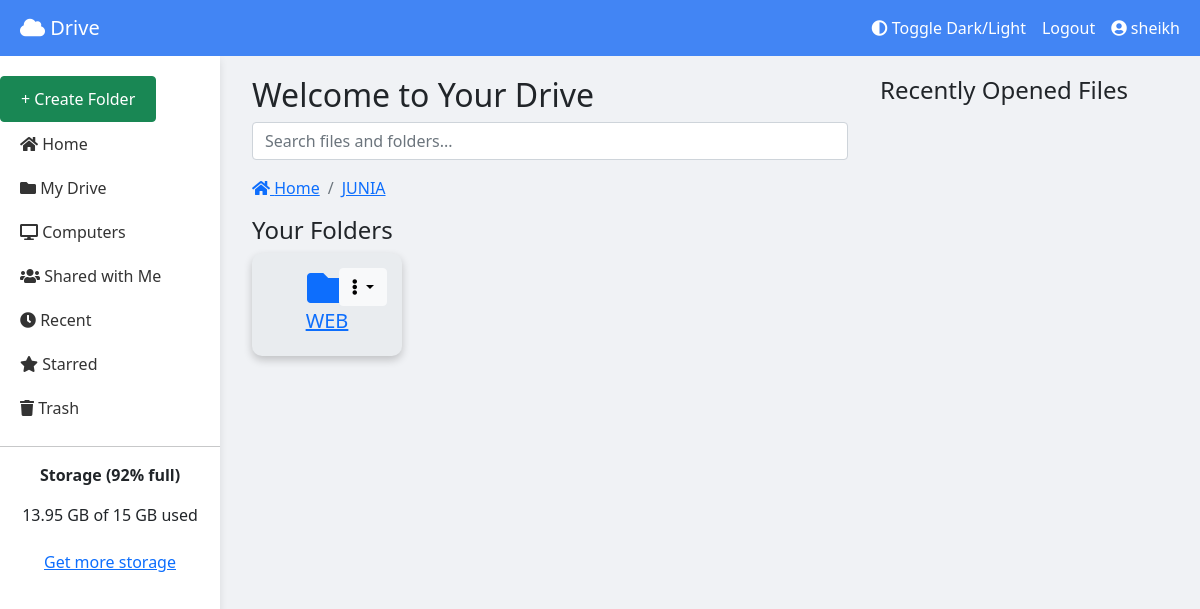
Screenshot of /folders/34/ (signed in) with the database file from the repository.
### user_management/models.py (models this page shows)
class CustomUser(AbstractUser):
    dob = models.DateField(null=True, blank=True)
    sirname = models.CharField(max_length=100, blank=True)

### folder_management/models.py (models this page shows, shortened)
class Folder(models.Model):
    name = models.CharField(max_length=255)
    parent = models.ForeignKey('self', on_delete=models.CASCADE, null=True, blank=True, related_name='children')
    owner = models.ForeignKey(User, on_delete=models.CASCADE)
    created_at = models.DateTimeField(auto_now_add=True)
    updated_at = models.DateTimeField(auto_now=True)

### folder_management/views.py (the view)
# urls.py: path('', views.list_folders, name='list_folders'),
@login_required
def list_folders(request, parent_id=None):
    parent_folder = None
    if parent_id:
        parent_folder = get_object_or_404(Folder, id=parent_id, owner=request.user)
    folders = Folder.objects.filter(owner=request.user, parent=parent_folder)
    breadcrumbs = []
    current = parent_folder
    while current is not None:
        breadcrumbs.insert(0, current)
        current = current.parent
    context = {
        'folders': folders,
        'parent_folder': parent_folder,
        'breadcrumbs': breadcrumbs,
    }
    return render(request, 'folder_management/list_folders.html', context)

### folder_management/templates/folder_management/list_folders.html (shortened to what this page needs)
{% extends "home.html" %}

### user_management/templates/home.html (shortened to what this page needs)
<!DOCTYPE html>
<html lang="en">
<head>
    <link href="https://cdn.jsdelivr.net/npm/bootstrap@5.1.3/dist/css/bootstrap.min.css" rel="stylesheet">
    <link rel="stylesheet" href="https://cdnjs.cloudflare.com/ajax/libs/font-awesome/5.15.4/css/all.min.css">
</head>
<body>
    <nav class="navbar navbar-expand-lg navbar-light">
        <div class="container-fluid">
            <a class="navbar-brand ms-2" href="#"><i class="fas fa-cloud"></i> Drive</a>
            <div class="collapse navbar-collapse" id="navbarNav">
                <ul class="navbar-nav ms-auto">
                    <li class="nav-item">
                        <a class="nav-link" href="#" id="toggle-theme"><i class="fas fa-adjust"></i> Toggle Dark/Light</a>
                    </li>
                    <li class="nav-item">
                        <a class="nav-link" href="{% url 'logout' %}">Logout</a>
                    </li>
                    <li class="nav-item">
                        <a class="nav-link" id="profileButton"><i class="fas fa-user-circle"></i> {{ request.user.username }}</a>
                    </li>
                </ul>
            </div>
        </div>
    </nav>
    <div class="sidebar">
        <button class="btn btn-success create-folder-btn" data-bs-toggle="modal" data-bs-target="#createFolderModal">+ Create Folder</button>
        <a href="{% url 'list_folders' %}"><i class="fas fa-home"></i> Home</a>
        <a href="#"><i class="fas fa-folder"></i> My Drive</a>
        <a href="#"><i class="fas fa-desktop"></i> Computers</a>
        <a href="#"><i class="fas fa-users"></i> Shared with Me</a>
        <a href="#"><i class="fas fa-clock"></i> Recent</a>
        <a href="#"><i class="fas fa-star"></i> Starred</a>
        <a href="#"><i class="fas fa-trash"></i> Trash</a>
        <hr>
        <div class="text-center">
            <p><strong>Storage (92% full)</strong></p>
            <p>13.95 GB of 15 GB used</p>
            <button class="btn btn-link">Get more storage</button>
        </div>
    </div>
    <div class="content-wrapper">
        <div class="content">
            <div class="container-fluid">
                <h2>Welcome to Your Drive</h2>
                <div class="search-bar mb-3">
                    <input type="text" class="form-control" placeholder="Search files and folders..." aria-label="Search">
                </div>
                <nav aria-label="breadcrumb">
                    <ol class="breadcrumb">
                        <li class="breadcrumb-item"><a href="{% url 'list_folders' %}"><i class="fas fa-home"></i> Home</a></li>
                        {% for breadcrumb in breadcrumbs %}
                        <li class="breadcrumb-item"><a href="{% url 'list_folders_nested' breadcrumb.id %}">{{ breadcrumb.name }}</a></li>
                        {% endfor %}
                    </ol>
                </nav>
                <div class="row">
                    <h4>Your Folders</h4>
                    <div class="d-flex flex-wrap">
                        {% for folder in folders %}
                        <div class="folder-card text-center me-3 mb-3">
                            <a href="{% url 'list_folders_nested' folder.id %}" class="folder-link">
                                <i class="fas fa-folder folder-icon"></i>
                                <h5 class="card-title">{{ folder.name }}</h5>
                            </a>
                            <div class="folder-actions dropdown">
                                <button class="btn btn-light dropdown-toggle" type="button" id="folderActions{{ folder.id }}" data-bs-toggle="dropdown" aria-expanded="false">
                                    <i class="fas fa-ellipsis-v"></i>
                                </button>
                            </div>
                        </div>
                        {% endfor %}
                    </div>
                </div>
            </div>
        </div>
        <div class="recently-opened">
            <h4>Recently Opened Files</h4>
        </div>
    </div>
</body>
</html>

### user_management/templates/home.html (style rules this page uses)
body { background-color: #f0f2f5; transition: background-color 0.5s, color 0.5s; }
.navbar { background-color: #4285f4; color: white; position: sticky; top: 0; z-index: 1000; }
.navbar a { color: white !important; }
.sidebar { height: 100vh; position: fixed; top: 56px; left: 0; padding-top: 20px; background-color: #ffffff; width: 220px; box-shadow: 0 4px 8px rgba(0, 0, 0, 0.1); }
.sidebar a { padding: 10px 20px; display: block; color: #333; text-decoration: none; }
.create-folder-btn { padding: 10px 20px; display: block; text-align: center; }
.content-wrapper { margin-left: 220px; padding: 20px; display: flex; flex-wrap: wrap; gap: 20px; }
.content { flex: 1; }
.recently-opened { width: 300px; }
.folder-card { padding: 15px; border-radius: 10px; transition: transform 0.2s; box-shadow: 0 4px 8px rgba(0, 0, 0, 0.2); background-color: #e9ecef; position: relative; width: 150px; }
.folder-actions { position: absolute; top: 15px; right: 15px; }
.folder-icon { font-size: 2.5rem; }

### rows the page displays
CustomUser: user.username "sheikh"
Folder: name "JUNIA"
Folder: name "WEB"
